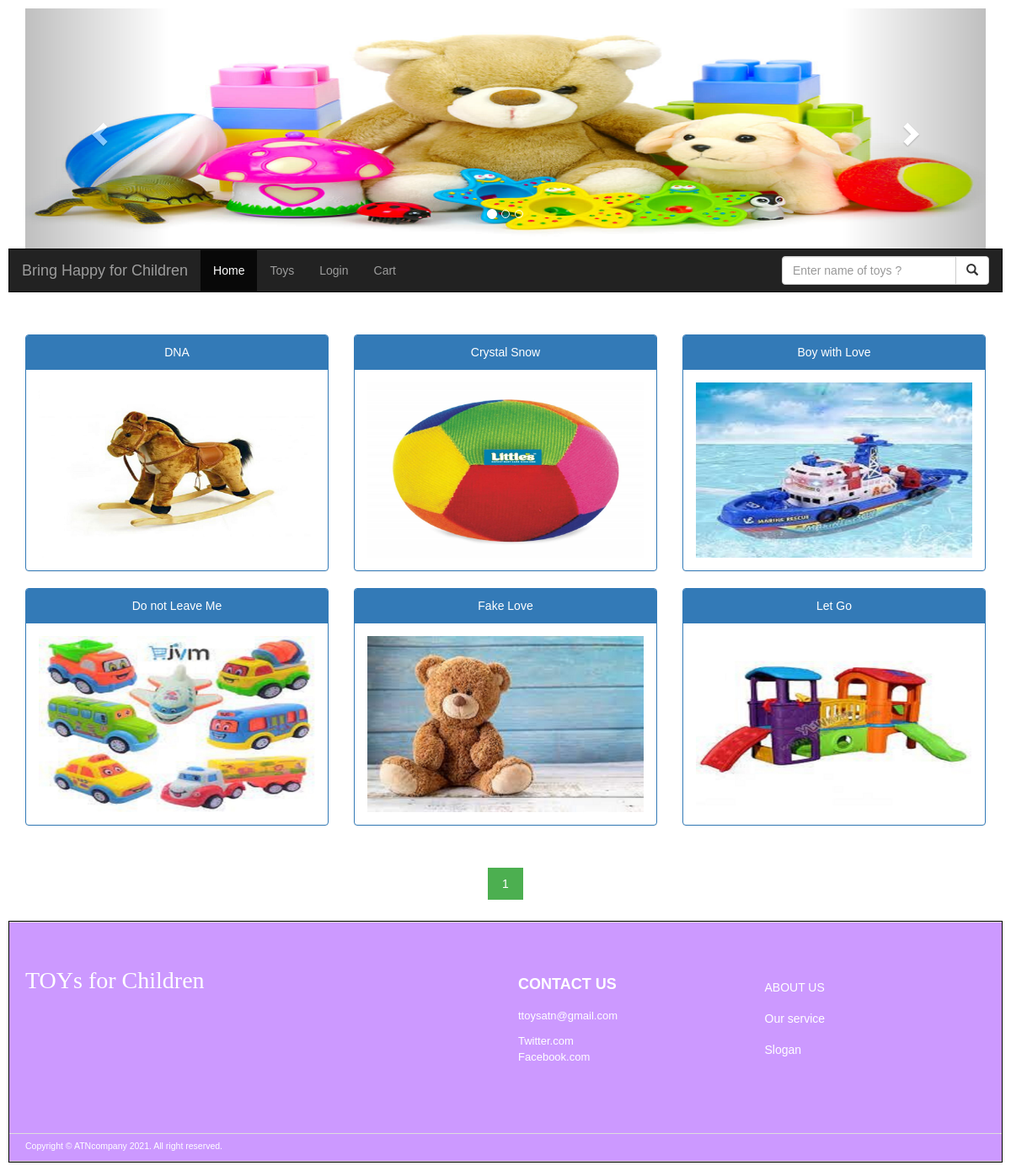
The page / on the database its author committed.
### tables this page shows
CREATE TABLE `song` (
  `songID` int(11) NOT NULL,
  `songName` varchar(255) NOT NULL,
  `songPrice` varchar(255) NOT NULL,
  `songImage` varchar(255) NOT NULL,
  `songMp3` varchar(255) NOT NULL,
  `genreID` int(255) NOT NULL,
  `artistName` varchar(255) NOT NULL
);

### index.php (the view, shortened to what this page needs)
<?php
include('inc/conn.php');
include('inc/header.php');
?>
<div class="container">
  <div class="row">
     <?php
      if (!empty($_GET['page']))
       {
        $page= $_GET['page']-1;
      }else
      {
        $page=0;
      }
      $product_per_page =6;
      $offset= $product_per_page*$page;
      $sql= "select *from song limit $offset,  $product_per_page";
      $rs = mysqli_query($conn,$sql);
      if (mysqli_num_rows($rs) >0)
       {
        while ($row= mysqli_fetch_assoc($rs))
         {
        ?>
    <div class="col-sm-4 ">
        <a href="single-song.php?songID=<?php echo $row['songID']?>" class = "product">
      <div class="panel panel-primary">
        <div class="panel-heading text-center"><?php echo $row['songName']?></div>
        <div class="panel-body"><img src="img/<?php echo $row['songImage']?>" class="img-responsive" style="width:100%" alt="Image">
        </div>
        </div>
      </div>
      <?php
    }
  }
  ?>
  <?php include("inc/pagination.php");?>
    </div>
  </div>
<?php
include("inc/footer.php")
;?>

### inc/header.php (shortened to what this page needs)
<!DOCTYPE html>
<html lang="en">
<head>
  <link rel="stylesheet" href="https://maxcdn.bootstrapcdn.com/bootstrap/3.4.1/css/bootstrap.min.css">
  <link rel="stylesheet" type="text/css" href="css/style.css">
</head>
<body>
<div class="container">
  <div id="myCarousel" class="carousel slide" data-ride="carousel">
    <ol class="carousel-indicators">
      <li data-target="#myCarousel" data-slide-to="0" class="active"></li>
      <li data-target="#myCarousel" data-slide-to="1"></li>
      <li data-target="#myCarousel" data-slide-to="2"></li>
    </ol>
    <div class="carousel-inner">
      <div class="item active">
        <img src="img/bn1.png" alt="Los Angeles" style="width:100%;">
      </div>
    </div>
    <a class="left carousel-control" href="#myCarousel" data-slide="prev">
      <span class="glyphicon glyphicon-chevron-left"></span>
    </a>
    <a class="right carousel-control" href="#myCarousel" data-slide="next">
      <span class="glyphicon glyphicon-chevron-right"></span>
    </a>
  </div>
</div>
<nav class="navbar navbar-inverse">
  <div class="container-fluid">
    <div class="navbar-header">
      <a class="navbar-brand" href="#">Bring Happy for Children</a>
    </div>
    <ul class="nav navbar-nav">
      <li class="active"><a href="index.php">Home</a></li>
      <li><a href="index.php">Toys</a></li>
      <li><a href="login.php">Login</a></li>
      <li><a href="cart.php">Cart</a></li>
    </ul>
 <form method= "GET" class="navbar-form navbar-right" action="search.php">
  <div class="input-group">
    <input type="search" class="form-control" placeholder="Enter name of toys ?" name="Search">
    <div class="input-group-btn">
      <button class="btn btn-default" type="submit" name="search" value="Search">
        <i class="glyphicon glyphicon-search"></i>
      </button>
    </div>
  </div>
</form>
  </div>
</nav>

### inc/pagination.php
<?php
include("inc/conn.php");
?>
<?php
$product_per_page = 6;
$q= mysqli_query($conn, "SELECT COUNT(songID) AS total FROM song");
$rs= mysqli_fetch_assoc($q);
$total_products = $rs['total'];
$pages= ceil($total_products/$product_per_page);
if(!empty($_GET['page']))
{
	$curent_page= $_GET['page'];
} else
{
	$curent_page=1;
}
?>
<div  class="pagination-wrap">
	<div class="pagination">
		<?php for ($i=0; $i<$pages;$i++)
		{
		?>
		<a href="index.php?page= <?= $i+1?>"
			<?php
			if ($curent_page==($i+1))
			{
				echo "class='active'";
			}else {
				echo"";
			}
			?>
		>
		<?php  echo $i+1 ?></a>
	<?php } ?>
	</div>
</div>

### inc/footer.php
<footer>
    <div class="footer" id="footer">
        <div class="container">
            <div class="row">
                <div class="col-lg-6 col-md-6 col-sm-6 col-xs-6">
                    <h4> TOYs for Children </h4>
                </div>
                <div class="col-lg-3 col-sm-2 col-xs-3">
                    <h3> Contact Us</h3>
                    <ul>
                        <li><a class="email"href="#"> ttoysatn@gmail.com </a></li>
                        <li> <p> Twitter.com</p> </li>
                        <li> <p> Facebook.com </p> </li>
                    </ul>
                </div>
                <div class="col-lg-3 col-sm-2 col-xs-3">
                    <ul>
                        <li> <h5> <a href="#" style="margin-top: 5em"> ABOUT US</a> <h5></li>
                        <li> <h5><a href="#"> Our service</a> <h5></li>
                        <li> <h5><a href="#"> Slogan</a> <h5></li>
                        <li> <h5><a href="#">  </a> <h5></li>
                    </ul>
                </div>
        </div>
    </div>
    <div class="footer-bottom">
        <div class="container">
            <p class="pull-left copyright"> Copyright © ATNcompany 2021. All right reserved. </p>
        </div>
    </div>
</footer>
</body>
</html>

### css/style.css (style rules this page uses)
* { margin:0; padding:0; }
body { font-family: Arial; padding: 10px; background: white; }
.navbar { margin-bottom: 50px; border-radius: 0; }
footer { background-color: black; padding: 1px; }
.footer { background: #CC99FF; height: auto; padding-bottom: 5px; position: relative; width: 100%; border-bottom: 1px solid #CCCCCC; border-top: 1px solid #DDDDDD; }
.footer p { margin: 0; }
.footer h3 { color: white; font-size: 18px; font-weight: 600; line-height: 27px; padding: 40px 0 0px; text-transform: uppercase; margin-bottom: 15px; }
.footer h4 { color: white; font-size: 2em; font-weight: 600; line-height: 38px; padding: 40px 0 10px; font-family: cursive; font-weight: lighter }
.footer ul { font-size: 13px; list-style-type: none; margin-left: 0; padding-left: 0; margin-top: 0px; color: #7F8C8D; padding: 0 0 8px 0; }
.footer ul li a { padding: 0 0 12px 0; display: block; }
.footer a { color: white; font-weight: lighter; }
.footer p { color: white; font-weight: lighter; font-size: }
.footer-bottom { margin-top: 2em; border-top: 1px solid #DDDDDD; padding-top: 5px; padding-bottom: 5px; }
.footer-bottom p.pull-left { padding-top: 2px; font-size: 0.75em }
.pagination-wrap { text-align: center; width: 100%; float: left; display: block; }
.pagination { display: inline-block; }
.pagination a { color: black; float: left; padding: 8px 16px; text-decoration: none; transition: background-color .3s; border: 1px solid #ddd; margin: 0 4px; margin-top: 10px; }
.pagination a.active { background-color: #4CAF50; color: white; border: 1px solid #4CAF50; }

### rows shown on the page
song: songName "DNA", songImage (picture)
song: songName "Crystal Snow", songImage (picture)
song: songName "Boy with Love", songImage (picture)
song: songName "Do not Leave Me", songImage (picture)
song: songName "Fake Love", songImage (picture)
song: songName "Let Go", songImage (picture)
